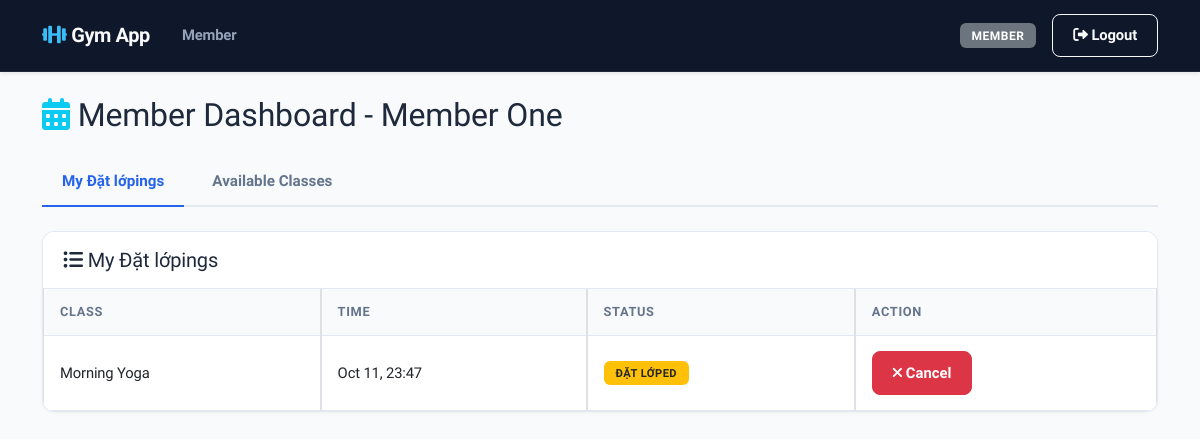
The page /web/src/member.php (signed in) on the database its author committed.
### tables this page shows
CREATE TABLE members (
    id INT AUTO_INCREMENT PRIMARY KEY,
    user_id INT NOT NULL,
    name VARCHAR(100) NOT NULL,
    phone VARCHAR(20),
    FOREIGN KEY (user_id) REFERENCES users(id) ON DELETE CASCADE
);

CREATE TABLE bookings (
    id INT AUTO_INCREMENT PRIMARY KEY,
    schedule_id INT NOT NULL,
    member_id INT NOT NULL,
    status ENUM('booked', 'cancelled', 'attended') DEFAULT 'booked',
    created_at TIMESTAMP DEFAULT CURRENT_TIMESTAMP,
    FOREIGN KEY (schedule_id) REFERENCES schedules(id) ON DELETE CASCADE,
    FOREIGN KEY (member_id) REFERENCES members(id) ON DELETE CASCADE
);

CREATE TABLE schedules (
    id INT AUTO_INCREMENT PRIMARY KEY,
    trainer_id INT NOT NULL,
    class_name VARCHAR(100) NOT NULL,
    start_time DATETIME NOT NULL,
    end_time DATETIME NOT NULL,
    capacity INT NOT NULL,
    FOREIGN KEY (trainer_id) REFERENCES trainers(id) ON DELETE CASCADE
);

### web/src/member.php (the view, shortened to what this page needs)
<?php
require_once "config.php";
$stmt = $pdo->prepare("SELECT id, name FROM members WHERE user_id = ?");
$stmt->execute([$_SESSION["user_id"]]);
$member = $stmt->fetch();
$member_id = $member["id"];
$my_bookings = $pdo->prepare("SELECT b.id, s.class_name, s.start_time, b.status FROM bookings b JOIN schedules s ON b.schedule_id = s.id WHERE b.member_id = ?");
$my_bookings->execute([$member_id]);
$my_bookings = $my_bookings->fetchAll();
?>
<?php require_once "header.php"; ?>
<h2 class="mb-4"><i class="fas fa-calendar-alt text-info"></i> Member Dashboard - <?php echo htmlspecialchars($member["name"]); ?></h2>
<ul class="nav nav-tabs mb-4" id="memberTabs" role="tablist">
  <li class="nav-item" role="presentation">
    <button class="nav-link active" id="bookings-tab" data-bs-toggle="tab" data-bs-target="#bookings" type="button" role="tab" aria-controls="bookings" aria-selected="true">My Đặt lớpings</button>
  </li>
  <li class="nav-item" role="presentation">
    <button class="nav-link" id="classes-tab" data-bs-toggle="tab" data-bs-target="#classes" type="button" role="tab" aria-controls="classes" aria-selected="false">Available Classes</button>
  </li>
</ul>
<div class="tab-content" id="memberTabsContent">
  <div class="tab-pane fade show active" id="bookings" role="tabpanel" aria-labelledby="bookings-tab">
    <div class="row">
        <div class="col-md-12 mb-4">
            <div class="card shadow-sm h-100">
                <div class="card-header bg-info text-white">
                    <h5 class="mb-0"><i class="fas fa-list-ul"></i> My Đặt lớpings</h5>
                </div>
                <div class="card-body p-0">
                    <table class="table table-hover table-bordered mb-0">
                        <thead class="table-light">
                            <tr>
                                <th class="ps-3">Class</th>
                                <th>Time</th>
                                <th>Status</th>
                                <th>Action</th>
                            </tr>
                        </thead>
                        <tbody>
                            <?php foreach ($my_bookings as $b): ?>
                            <tr>
                                <td class="ps-3"><?php echo htmlspecialchars($b["class_name"]); ?></td>
                                <td><?php echo htmlspecialchars(date('M d, H:i', strtotime($b["start_time"]))); ?></td>
                                <td>
                                    <?php if ($b["status"] === "booked"): ?>
                                        <span class="badge bg-warning text-dark">Đặt lớped</span>
                                    <?php elseif ($b["status"] === "attended"): ?>
                                        <span class="badge bg-success">Attended</span>
                                    <?php elseif ($b["status"] === "cancelled"): ?>
                                        <span class="badge bg-danger">Cancelled</span>
                                    <?php else: ?>
                                        <span class="badge bg-secondary"><?php echo htmlspecialchars($b["status"]); ?></span>
                                    <?php endif; ?>
                                </td>
                                <td>
                                    <?php if ($b["status"] === "booked"): ?>
                                        <form method="post" style="display:inline;">
                                            <button type="submit" class="btn btn-sm btn-danger"><i class="fas fa-times"></i> Cancel</button>
                                        </form>
                                    <?php else: ?>
                                        <span class="text-muted">-</span>
                                    <?php endif; ?>
                                </td>
                            </tr>
                            <?php endforeach; ?>
                        </tbody>
                    </table>
                </div>
            </div>
        </div>
    </div>
  </div>
</div>
<?php require_once "footer.php"; ?>

### web/src/custom.css (style rules this page uses)
:root { --primary-color: #2563EB; --primary-hover: #1D4ED8; --primary-light: #EFF6FF; --dark-surface: #0F172A; --bg-main: #F8FAFC; --card-border: #E2E8F0; --text-main: #1E293B; --text-muted: #64748B; --radius-sm: 8px; --radius-md: 12px; --radius-lg: 16px; }
body { font-family: 'Plus Jakarta Sans', system-ui, -apple-system, sans-serif !important; background-color: var(--bg-main) !important; color: var(--text-main) !important; letter-spacing: -0.01em; -webkit-font-smoothing: antialiased; }
.badge { font-weight: 700 !important; padding: 0.4rem 0.75rem !important; border-radius: 6px !important; letter-spacing: 0.04em; text-transform: uppercase; }
.card { border: 1px solid var(--card-border) !important; border-radius: var(--radius-md) !important; background: #FFFFFF !important; box-shadow: 0 1px 3px 0 rgba(0, 0, 0, 0.04), 0 1px 2px -1px rgba(0, 0, 0, 0.02) !important; transition: box-shadow 0.2s ease, border-color 0.2s ease; overflow: hidden; }
.card-header { background-color: #FFFFFF !important; border-bottom: 1px solid var(--card-border) !important; font-weight: 700 !important; padding: 1rem 1.25rem !important; color: var(--text-main) !important; }
.btn { font-weight: 600 !important; font-size: 0.925rem !important; border-radius: var(--radius-sm) !important; padding: 0.6rem 1.25rem !important; transition: all 0.2s cubic-bezier(0.4, 0, 0.2, 1) !important; }
.btn-danger { border-radius: var(--radius-sm) !important; }
.table { border-collapse: separate !important; border-spacing: 0 !important; font-size: 0.925rem !important; }
.table thead th { background-color: #F8FAFC !important; color: var(--text-muted) !important; font-weight: 700 !important; font-size: 0.8rem !important; text-transform: uppercase; letter-spacing: 0.05em; border-bottom: 1.5px solid var(--card-border) !important; padding: 0.85rem 1rem !important; }
.table tbody td { padding: 0.95rem 1rem !important; vertical-align: middle !important; border-bottom: 1px solid var(--card-border) !important; }
.nav-tabs { border-bottom: 2px solid var(--card-border) !important; gap: 0.5rem; }
.nav-tabs .nav-link { font-weight: 600 !important; font-size: 0.95rem !important; color: var(--text-muted) !important; border: none !important; border-bottom: 2px solid transparent !important; border-radius: 0 !important; padding: 0.75rem 1.25rem !important; margin-bottom: -2px !important; transition: all 0.2s ease; }
.nav-tabs .nav-link.active { color: var(--primary-color) !important; border-bottom: 2.5px solid var(--primary-color) !important; background: transparent !important; }

### web/src/header.php (style rules this page uses)
body { background-color: #f8f9fa; }

### rows shown on the page
members: name "Member One"
bookings: schedule.class_name "Morning Yoga", schedule.start_time "Oct 11, 23:47", status "ĐẶT LỚPED"

### other values the page prints
$_SESSION["role"] "MEMBER"
